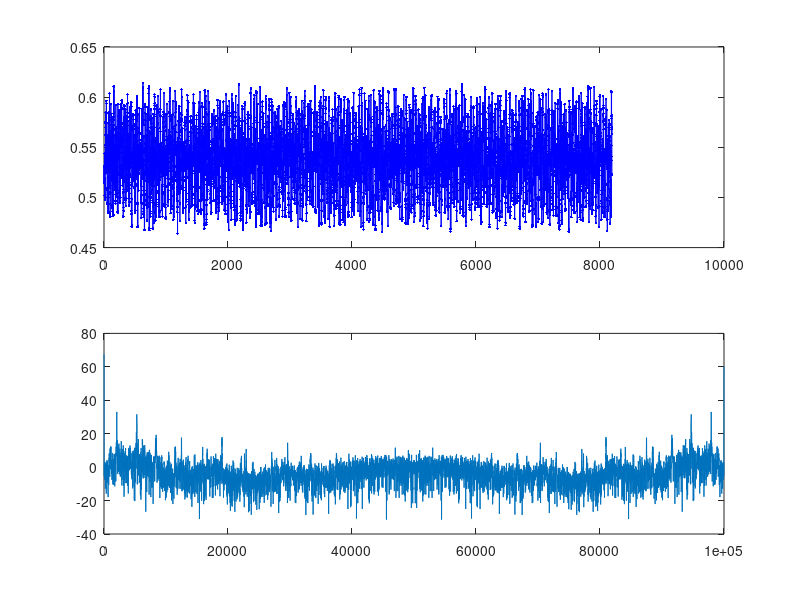

MATLAB code to generate this figure:
clear all;
close all;

donnees = load("fft_compute.txt");

N=8192;
Fe=100000;
h=hamming(N);
#h=transpose(h);
x1=donnees.*h;

M=8192;
df=Fe/M;
f=0:df:(Fe)-df;

fft_compute=fft(x1);
abs_fft=abs(fft_compute);
sq_fft=abs_fft.*abs_fft;

subplot(211);
plot(donnees, "b.-");

subplot(212);
plot(f, 10*log10(sq_fft));
